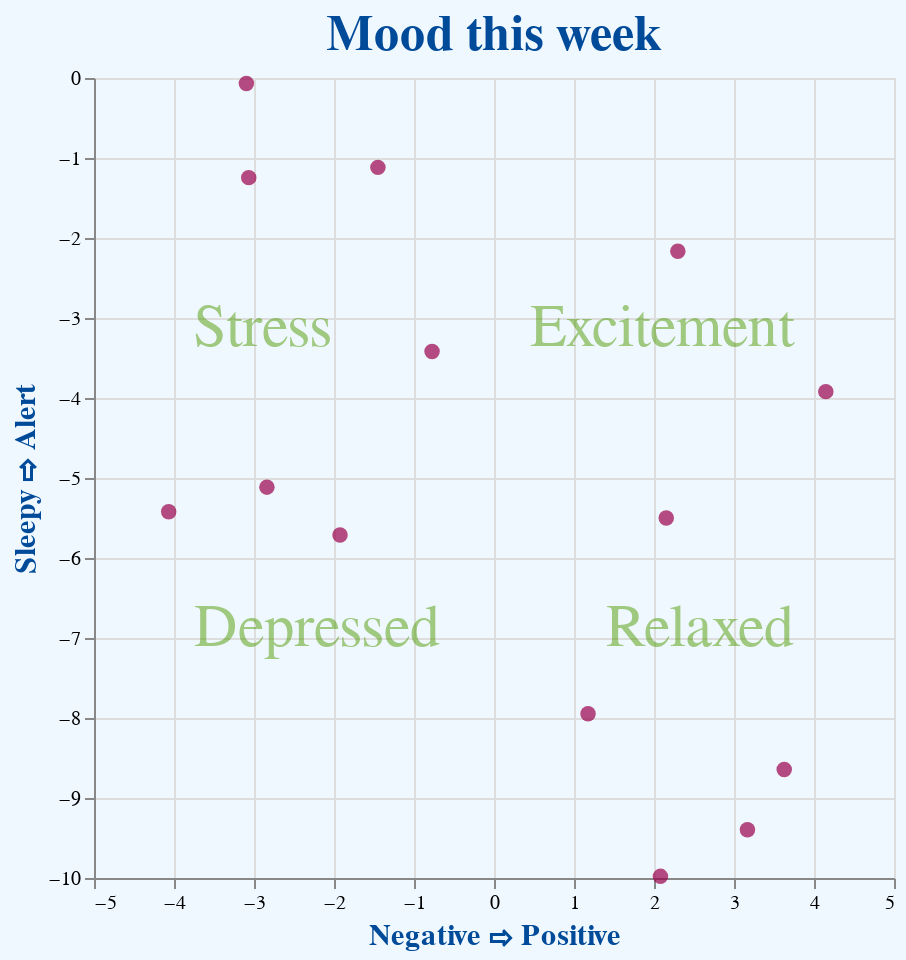

Notebook cell for this chart:
### Code cell
#color options https://altair-viz.github.io/user_guide/generated/core/altair.ColorName.html
#https://www.sessions.edu/color-calculator/

chart = alt.Chart(mood_df,title="Mood this week").mark_circle(size=60,color=mark_col).encode(
    x=alt.X('mood1',title='Negative \u21e8 Positive'), #change the axis title
    y=alt.Y('mood2',title='Sleepy \u21e8 Alert'), #have to use unicode symbols; \u21e8 is thick right arrow
)

#put text on background
watermark1 = alt.Chart(pd.DataFrame([1])).mark_text(
    align='left', dx=-150, dy=-75, fontSize=30, text='Stress', color=background_text_col
).encode(
    opacity=alt.value(0.5)
)
watermark2 = alt.Chart(pd.DataFrame([1])).mark_text(
    align='right', dx=150, dy=-75, fontSize=30, text='Excitement', color=background_text_col
).encode(
    opacity=alt.value(0.5)
)
watermark3 = alt.Chart(pd.DataFrame([1])).mark_text(
    align='left', dx=-150, dy=75, fontSize=30, text='Depressed', color=background_text_col
).encode(
    opacity=alt.value(0.5)
)
watermark4 = alt.Chart(pd.DataFrame([1])).mark_text(
    align='right', dx=150, dy=75, fontSize=30, text='Relaxed', color=background_text_col
).encode(
    opacity=alt.value(0.5)
)

#combine plot and background text
final_chart = alt.layer(chart,watermark1,watermark2,watermark3,watermark4).configure(background=background_col).configure_axis(
    titleFontSize=15,titleColor=title_col).configure_title(fontSize=25,color=title_col).properties(width=400,height=400)
final_chart

### Figure 1 — Vega-Lite specification as saved in the notebook (floating-point values rounded to 4 significant figures)
{"config": {"view": {"continuousWidth": 400, "continuousHeight": 300}, "axis": {"titleColor": "#004B99", "titleFontSize": 15}, "background": "aliceblue", "title": {"color": "#004B99", "fontSize": 25}}, "layer": [{"data": {"name": "data-4be1c86583614db5c094e5474b8706a2"}, "mark": {"type": "circle", "color": "#99004B", "size": 60}, "encoding": {"x": {"type": "quantitative", "field": "mood1", "title": "Negative ⇨ Positive"}, "y": {"type": "quantitative", "field": "mood2", "title": "Sleepy ⇨ Alert"}}, "title": "Mood this week"}, {"data": {"name": "data-bd4fa40611a0e50928c619afec84a7cf"}, "mark": {"type": "text", "align": "left", "color": "#4B9900", "dx": -150, "dy": -75, "fontSize": 30, "text": "Stress"}, "encoding": {"opacity": {"value": 0.5}}}, {"data": {"name": "data-bd4fa40611a0e50928c619afec84a7cf"}, "mark": {"type": "text", "align": "right", "color": "#4B9900", "dx": 150, "dy": -75, "fontSize": 30, "text": "Excitement"}, "encoding": {"opacity": {"value": 0.5}}}, {"data": {"name": "data-bd4fa40611a0e50928c619afec84a7cf"}, "mark": {"type": "text", "align": "left", "color": "#4B9900", "dx": -150, "dy": 75, "fontSize": 30, "text": "Depressed"}, "encoding": {"opacity": {"value": 0.5}}}, {"data": {"name": "data-bd4fa40611a0e50928c619afec84a7cf"}, "mark": {"type": "text", "align": "right", "color": "#4B9900", "dx": 150, "dy": 75, "fontSize": 30, "text": "Relaxed"}, "encoding": {"opacity": {"value": 0.5}}}], "height": 400, "width": 400, "$schema": "https://vega.github.io/schema/vega-lite/v4.8.1.json", "datasets": {"data-4be1c86583614db5c094e5474b8706a2": [{"date": "2020-11-01T00:00:00", "mood1": -3.066, "mood2": -1.245, "mood_sum": -2.491, "short_date": "2020-11-01"}, {"date": "2020-11-02T00:00:00", "mood1": -2.839, "mood2": -5.114, "mood_sum": -10.23, "short_date": "2020-11-02"}, {"date": "2020-11-03T00:00:00", "mood1": 1.175, "mood2": -7.946, "mood_sum": -15.89, "short_date": "2020-11-03"}, {"date": "2020-11-04T00:00:00", "mood1": -1.925, "mood2": -5.712, "mood_sum": -11.42, "short_date": "2020-11-04"}, {"date": "2020-11-05T00:00:00", "mood1": 4.148, "mood2": -3.92, "mood_sum": -7.841, "short_date": "2020-11-05"}, {"date": "2020-11-06T00:00:00", "mood1": 2.153, "mood2": -5.499, "mood_sum": -11.0, "short_date": "2020-11-06"}, {"date": "2020-11-07T00:00:00", "mood1": -4.067, "mood2": -5.423, "mood_sum": -10.85, "short_date": "2020-11-07"}, {"date": "2020-11-08T00:00:00", "mood1": 2.298, "mood2": -2.164, "mood_sum": -4.329, "short_date": "2020-11-08"}, {"date": "2020-11-09T00:00:00", "mood1": 2.081, "mood2": -9.98, "mood_sum": -19.96, "short_date": "2020-11-09"}, {"date": "2020-11-10T00:00:00", "mood1": -0.7743, "mood2": -3.419, "mood_sum": -6.839, "short_date": "2020-11-10"}, {"date": "2020-11-11T00:00:00", "mood1": -1.451, "mood2": -1.117, "mood_sum": -2.234, "short_date": "2020-11-11"}, {"date": "2020-11-12T00:00:00", "mood1": -3.095, "mood2": -0.06802, "mood_sum": -0.136, "short_date": "2020-11-12"}, {"date": "2020-11-13T00:00:00", "mood1": 3.628, "mood2": -8.644, "mood_sum": -17.29, "short_date": "2020-11-13"}, {"date": "2020-11-14T00:00:00", "mood1": 3.168, "mood2": -9.396, "mood_sum": -18.79, "short_date": "2020-11-14"}], "data-bd4fa40611a0e50928c619afec84a7cf": [{"0": 1}]}}
